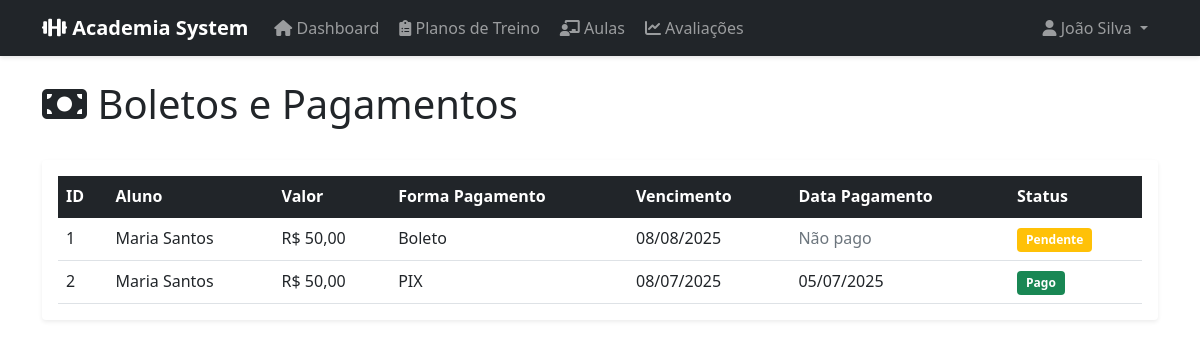
The page /boleto (signed in) on the database its author committed.
### tables this page shows
CREATE TABLE boleto (
    ID_Pagamento INT(11) NOT NULL PRIMARY KEY,
    Forma_Pagamento VARCHAR(20) NULL,
    Valor DECIMAL(9,2) NULL DEFAULT 50.00,
    Dt_Pagamento DATE NULL,
    Dt_Vencimento DATE NOT NULL,
    ID_Matricula INT(11) NULL,
    FOREIGN KEY (ID_Matricula) REFERENCES matricula(ID_Matricula)
);

CREATE TABLE aluno (
    CPF VARCHAR(11) NOT NULL PRIMARY KEY,
    AL_Nome VARCHAR(50) NOT NULL,
    AL_Dt_Nasc DATE NOT NULL,
    AL_Endereco VARCHAR(100) NULL,
    AL_Num_Contato VARCHAR(11) NULL,
    AL_Email VARCHAR(50) NOT NULL,
    AL_Senha VARCHAR(255) NOT NULL,
    ID_Matricula INT(11) NULL,
    FOREIGN KEY (ID_Matricula) REFERENCES matricula(ID_Matricula)
);

### app/controllers/BoletoController.php (called while the page is built, shortened)
<?php
require_once BASE_PATH . '/app/models/Boleto.php';
class BoletoController {
    public function index() {
        $boletoModel = new Boleto();
        if (getUserType() === 'aluno') {
            $matricula_id = $_SESSION['matricula_id'];
            $boletos = $boletoModel->getByMatricula($matricula_id);
        } else {
            $boletos = $boletoModel->getAll();
        }
        include BASE_PATH . '/app/views/boleto/index.php';
    }
}
?>

### config/config.php (called while the page is built, shortened)
<?php
require_once BASE_PATH . '/config/database.php';
function isLoggedIn() {
    return isset($_SESSION['user_id']) && isset($_SESSION['user_type']);
}
function getUserType() {
    return $_SESSION['user_type'] ?? null;
}
?>

### app/models/Boleto.php (called while the page is built, shortened)
<?php
class Boleto {
    private $conn;
    public function __construct() {
        $database = new Database();
        $this->conn = $database->getConnection();
    }
    public function getAll() {
        $query = "SELECT b.*, a.AL_Nome as aluno_nome
                  FROM boleto b
                  LEFT JOIN matricula m ON b.ID_Matricula = m.ID_Matricula
                  LEFT JOIN aluno a ON m.ID_Matricula = a.ID_Matricula
                  ORDER BY b.Dt_Vencimento DESC";
        $stmt = $this->conn->prepare($query);
        $stmt->execute();
        return $stmt->fetchAll(PDO::FETCH_ASSOC);
    }
}
?>

### config/database.php (called while the page is built, shortened)
<?php
class Database {
    private $host;
    private $db_name = 'academiabd';
    private $username = 'academia_user';
    private $password = 'academia_pass';
    public function __construct() {
        $this->host = (file_exists('/.dockerenv') || gethostbyname('db') !== 'db') ? 'db' : 'localhost';
    }
    public function getConnection() {
        $this->conn = null;
        try {
            $this->conn = new PDO(
                "mysql:host=" . $this->host . ";dbname=" . $this->db_name,
                $this->username,
                $this->password
            );
            $this->conn->setAttribute(PDO::ATTR_ERRMODE, PDO::ERRMODE_EXCEPTION);
            $this->conn->exec("set names utf8");
        } catch(PDOException $exception) {
            error_log("Database connection error: " . $exception->getMessage());
            return null;
        }
        return $this->conn;
    }
}
?>

### app/views/boleto/index.php (the view, shortened to what this page needs)
<div class="row">
    <div class="col-12">
        <div class="d-flex justify-content-between align-items-center mb-4">
            <h1><i class="fas fa-money-bill"></i>
                <?php echo getUserType() === 'aluno' ? 'Meus Pagamentos' : 'Boletos e Pagamentos'; ?>
            </h1>
        </div>
    </div>
</div>
<div class="card">
    <div class="card-body">
        <?php if (!empty($boletos)): ?>
            <div class="table-responsive">
                <table class="table table-hover">
                    <thead class="table-dark">
                        <tr>
                            <th>ID</th>
                            <?php if (getUserType() !== 'aluno'): ?>
                                <th>Aluno</th>
                            <?php endif; ?>
                            <th>Valor</th>
                            <th>Forma Pagamento</th>
                            <th>Vencimento</th>
                            <th>Data Pagamento</th>
                            <th>Status</th>
                        </tr>
                    </thead>
                    <tbody>
                        <?php foreach ($boletos as $boleto): ?>
                        <tr>
                            <td><?php echo $boleto['ID_Pagamento']; ?></td>
                            <?php if (getUserType() !== 'aluno'): ?>
                                <td><?php echo $boleto['aluno_nome'] ?? 'N/A'; ?></td>
                            <?php endif; ?>
                            <td>R$ <?php echo number_format($boleto['Valor'], 2, ',', '.'); ?></td>
                            <td><?php echo $boleto['Forma_Pagamento'] ?? 'Boleto'; ?></td>
                            <td><?php echo date('d/m/Y', strtotime($boleto['Dt_Vencimento'])); ?></td>
                            <td>
                                <?php if ($boleto['Dt_Pagamento']): ?>
                                    <?php echo date('d/m/Y', strtotime($boleto['Dt_Pagamento'])); ?>
                                <?php else: ?>
                                    <span class="text-muted">Não pago</span>
                                <?php endif; ?>
                            </td>
                            <td>
                                <?php if ($boleto['Dt_Pagamento']): ?>
                                    <span class="badge bg-success">Pago</span>
                                <?php elseif (strtotime($boleto['Dt_Vencimento']) < time()): ?>
                                    <span class="badge bg-danger">Vencido</span>
                                <?php else: ?>
                                    <span class="badge bg-warning">Pendente</span>
                                <?php endif; ?>
                            </td>
                        </tr>
                        <?php endforeach; ?>
                    </tbody>
                </table>
            </div>
        <?php endif; ?>
    </div>
</div>
<?php
$content = ob_get_clean();
include BASE_PATH . '/app/views/layout.php';
?>

### public/index.php (shortened to what this page needs)
<?php
require_once '../config/config.php';
$request = $_SERVER['REQUEST_URI'];
$path = parse_url($request, PHP_URL_PATH);
$path = str_replace('/index.php', '', $path);
$path = ltrim($path, '/');
$path = preg_replace('/\/+/', '/', $path);
$path = trim($path, '/');
$segments = explode('/', $path);
if ($segments[0] === 'login' || $segments[0] === 'register') {
    $controller = 'auth';
    $action = $segments[0];
    $params = array_slice($segments, 1);
} else {
    $controller = $segments[0] ?? 'auth';
    $action = $segments[1] ?? ($controller === 'auth' ? 'login' : 'index');
    $params = array_slice($segments, 2);
}
$controllerName = str_replace(' ', '', ucwords(str_replace('_', ' ', $controller)));
$controllerFile = BASE_PATH . '/app/controllers/' . $controllerName . 'Controller.php';
if (file_exists($controllerFile)) {
    $controllerInstance = new $controllerClass();
    if (method_exists($controllerInstance, $action)) {
        call_user_func_array([$controllerInstance, $action], $params);
    } else {
        http_response_code(404);
        echo "Action not found";
    }
} else {
    http_response_code(404);
    echo "Controller not found";
}
?>

### app/views/layout.php (shortened to what this page needs)
<!DOCTYPE html>
<html lang="pt-BR">
<head>
    <link href="https://cdn.jsdelivr.net/npm/bootstrap@5.1.3/dist/css/bootstrap.min.css" rel="stylesheet">
    <link href="https://cdnjs.cloudflare.com/ajax/libs/font-awesome/6.0.0/css/all.min.css" rel="stylesheet">
    <link href="<?php echo BASE_URL; ?>assets/css/custom.css" rel="stylesheet">
</head>
<body>
    <?php if (isLoggedIn()): ?>
    <nav class="navbar navbar-expand-lg navbar-dark bg-dark">
        <div class="container">
            <a class="navbar-brand" href="<?php echo BASE_URL; ?>dashboard">
                <i class="fas fa-dumbbell"></i> Academia System
            </a>
            <div class="collapse navbar-collapse" id="navbarNav">
                <ul class="navbar-nav me-auto">
                    <li class="nav-item">
                        <a class="nav-link" href="<?php echo BASE_URL; ?>dashboard">
                            <i class="fas fa-home"></i> Dashboard
                        </a>
                    </li>
                    <?php if (getUserType() === 'instrutor' || getUserType() === 'administrador'): ?>
                    <li class="nav-item">
                        <a class="nav-link" href="<?php echo BASE_URL; ?>plano">
                            <i class="fas fa-clipboard-list"></i> Planos de Treino
                        </a>
                    </li>
                    <li class="nav-item">
                        <a class="nav-link" href="<?php echo BASE_URL; ?>aula">
                            <i class="fas fa-chalkboard-teacher"></i> Aulas
                        </a>
                    </li>
                    <li class="nav-item">
                        <a class="nav-link" href="<?php echo BASE_URL; ?>avaliacao">
                            <i class="fas fa-chart-line"></i> Avaliações
                        </a>
                    </li>
                    <?php endif; ?>
                </ul>
                <ul class="navbar-nav">
                    <li class="nav-item dropdown">
                        <a class="nav-link dropdown-toggle" href="#" id="navbarDropdown" role="button" data-bs-toggle="dropdown">
                            <i class="fas fa-user"></i> <?php echo $_SESSION['user_name']; ?>
                        </a>
                    </li>
                </ul>
            </div>
        </div>
    </nav>
    <?php endif; ?>
    <main class="<?php echo isLoggedIn() ? 'container mt-4' : ''; ?>">
        <?php echo isset($content) ? $content : ''; ?>
    </main>
</body>
</html>

### public/assets/css/custom.css (style rules this page uses)
body { font-family: 'Segoe UI', Tahoma, Geneva, Verdana, sans-serif; }
.navbar-brand { font-weight: bold; }
.card { border: none; box-shadow: 0 0.125rem 0.25rem rgba(0, 0, 0, 0.075); transition: all 0.3s ease; }
.table { margin-bottom: 0; }
.badge { font-size: 0.75em; padding: 0.5em 0.75em; }
.navbar { box-shadow: 0 2px 4px rgba(0, 0, 0, 0.1); }
.navbar-nav .nav-link { border-radius: 6px; margin: 0 2px; transition: all 0.3s ease; }

### rows shown on the page
boleto: ID_Pagamento "1", aluno.AL_Nome "Maria Santos", Valor "50,00", Forma_Pagamento "Boleto", Dt_Vencimento "08/08/2025", shows "Não pago", shows "Pendente"
boleto: ID_Pagamento "2", aluno.AL_Nome "Maria Santos", Valor "50,00", Forma_Pagamento "PIX", Dt_Vencimento "08/07/2025", Dt_Pagamento "05/07/2025", shows "Pago"

### other values the page prints
$_SESSION['user_name'] "João Silva"
